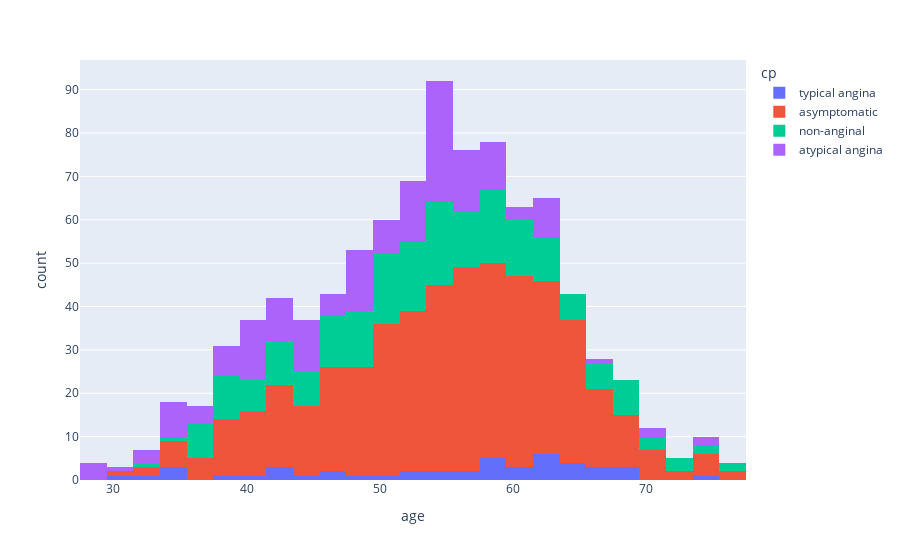

The code cell stored with this chart in its notebook:
### Code cell
# draw the plot of age column grouped by cp column using plotly
fig = px.histogram(data_frame=df,x= "age",color= "cp")
fig.show()

### Figure 1 — Plotly figure (JSON) as saved in the notebook; plotly's stock layout.template omitted (floating-point values rounded to 4 significant figures; data arrays with more than 128 entries replaced by an {"elided": "..."} marker saying what was removed)
{"data": [{"alignmentgroup": "True", "bingroup": "x", "hovertemplate": "cp=typical angina<br>age=%{x}<br>count=%{y}<extra></extra>", "legendgroup": "typical angina", "marker": {"color": "#636efa", "pattern": {"shape": ""}}, "name": "typical angina", "offsetgroup": "typical angina", "orientation": "v", "showlegend": true, "type": "histogram", "x": [63, 64, 58, 66, 69, 40, 51, 34, 52, 65, 59, 52, 42, 59, 69, 59, 38, 56, 61, 60, 59, 64, 45, 30, 35, 43, 47, 54, 57, 62, 34, 43, 46, 55, 32, 62, 62, 67, 67, 65, 49, 62, 61, 68, 74, 62], "xaxis": "x", "yaxis": "y"}, {"alignmentgroup": "True", "bingroup": "x", "hovertemplate": "cp=asymptomatic<br>age=%{x}<br>count=%{y}<extra></extra>", "legendgroup": "asymptomatic", "marker": {"color": "#EF553B", "pattern": {"shape": ""}}, "name": "asymptomatic", "offsetgroup": "asymptomatic", "orientation": "v", "showlegend": true, "type": "histogram", "x": {"elided": "496 int values"}, "xaxis": "x", "yaxis": "y"}, {"alignmentgroup": "True", "bingroup": "x", "hovertemplate": "cp=non-anginal<br>age=%{x}<br>count=%{y}<extra></extra>", "legendgroup": "non-anginal", "marker": {"color": "#00cc96", "pattern": {"shape": ""}}, "name": "non-anginal", "offsetgroup": "non-anginal", "orientation": "v", "showlegend": true, "type": "histogram", "x": {"elided": "204 int values"}, "xaxis": "x", "yaxis": "y"}, {"alignmentgroup": "True", "bingroup": "x", "hovertemplate": "cp=atypical angina<br>age=%{x}<br>count=%{y}<extra></extra>", "legendgroup": "atypical angina", "marker": {"color": "#ab63fa", "pattern": {"shape": ""}}, "name": "atypical angina", "offsetgroup": "atypical angina", "orientation": "v", "showlegend": true, "type": "histogram", "x": {"elided": "174 int values"}, "xaxis": "x", "yaxis": "y"}], "layout": {"barmode": "relative", "legend": {"title": {"text": "cp"}, "tracegroupgap": 0}, "margin": {"t": 60}, "xaxis": {"anchor": "y", "domain": [0, 1], "title": {"text": "age"}}, "yaxis": {"anchor": "x", "domain": [0, 1], "title": {"text": "count"}}}}
